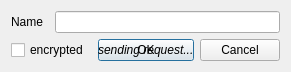
<?xml version="1.0" encoding="UTF-8"?>
<ui version="4.0">
 <class>QtNewSyncDialog</class>
 <widget class="QDialog" name="QtNewSyncDialog">
  <property name="geometry">
   <rect>
    <x>0</x>
    <y>0</y>
    <width>291</width>
    <height>71</height>
   </rect>
  </property>
  <property name="sizePolicy">
   <sizepolicy hsizetype="Fixed" vsizetype="Fixed">
    <horstretch>0</horstretch>
    <verstretch>0</verstretch>
   </sizepolicy>
  </property>
  <property name="windowTitle">
   <string>New Sync</string>
  </property>
  <property name="windowIcon">
   <iconset resource="qtClient.qrc">
    <normaloff>:/Resources/icon.png</normaloff>:/Resources/icon.png</iconset>
  </property>
  <layout class="QGridLayout" name="gridLayout">
   <item row="0" column="0">
    <widget class="QLabel" name="label">
     <property name="text">
      <string>Name</string>
     </property>
    </widget>
   </item>
   <item row="0" column="1" colspan="3">
    <widget class="QLineEdit" name="nameEdit"/>
   </item>
   <item row="1" column="0" colspan="2">
    <widget class="QCheckBox" name="encryptedBox">
     <property name="text">
      <string>encrypted</string>
     </property>
    </widget>
   </item>
   <item row="1" column="2">
    <layout class="QGridLayout">
     <property name="margin">
      <number>0</number>
     </property>
     <item row="0" column="0">
      <widget class="QPushButton" name="okButton">
       <property name="text">
        <string>OK</string>
       </property>
      </widget>
     </item>
	 <item row="0" column="0">
      <widget class="QLabel" name="sendLabel">
       <property name="text">
        <string>&lt;i&gt;sending request...&lt;/i&gt;</string>
       </property>
	  </widget>
	 </item>
	</layout>
   </item>
   <item row="1" column="3">
    <widget class="QPushButton" name="cancelButton">
     <property name="text">
      <string>Cancel</string>
     </property>
    </widget>
   </item>
  </layout>
 </widget>
 <resources>
  <include location="qtClient.qrc"/>
 </resources>
 <connections>
  <connection>
   <sender>okButton</sender>
   <signal>clicked()</signal>
   <receiver>QtNewSyncDialog</receiver>
   <slot>accept()</slot>
   <hints>
    <hint type="sourcelabel">
     <x>351</x>
     <y>38</y>
    </hint>
    <hint type="destinationlabel">
     <x>233</x>
     <y>29</y>
    </hint>
   </hints>
  </connection>
  <connection>
   <sender>cancelButton</sender>
   <signal>clicked()</signal>
   <receiver>QtNewSyncDialog</receiver>
   <slot>reject()</slot>
   <hints>
    <hint type="sourcelabel">
     <x>330</x>
     <y>66</y>
    </hint>
    <hint type="destinationlabel">
     <x>197</x>
     <y>125</y>
    </hint>
   </hints>
  </connection>
 </connections>
</ui>
